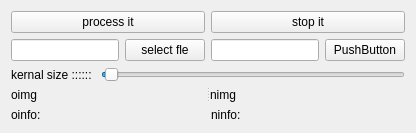
      <widget class="QWidget" name="tab_12">
       <attribute name="title">
        <string>remap</string>
       </attribute>
       <layout class="QVBoxLayout" name="verticalLayout_12">
        <item>
         <layout class="QHBoxLayout" name="horizontalLayout_77">
          <item>
           <widget class="QPushButton" name="pushButton_73">
            <property name="text">
             <string>process it</string>
            </property>
           </widget>
          </item>
          <item>
           <widget class="QPushButton" name="pushButton_74">
            <property name="text">
             <string>stop it</string>
            </property>
           </widget>
          </item>
         </layout>
        </item>
        <item>
         <layout class="QHBoxLayout" name="horizontalLayout_78">
          <item>
           <widget class="QLineEdit" name="lineEdit_37"/>
          </item>
          <item>
           <widget class="QPushButton" name="pushButton_75">
            <property name="text">
             <string>select fle</string>
            </property>
           </widget>
          </item>
          <item>
           <widget class="QLineEdit" name="lineEdit_38"/>
          </item>
          <item>
           <widget class="QPushButton" name="pushButton_76">
            <property name="text">
             <string>PushButton</string>
            </property>
           </widget>
          </item>
         </layout>
        </item>
        <item>
         <layout class="QHBoxLayout" name="horizontalLayout_76">
          <item>
           <widget class="QLabel" name="label_107">
            <property name="text">
             <string>kernal size :::::: </string>
            </property>
           </widget>
          </item>
          <item>
           <widget class="QSlider" name="horizontalSlider_23">
            <property name="maximum">
             <number>100</number>
            </property>
            <property name="singleStep">
             <number>1</number>
            </property>
            <property name="pageStep">
             <number>10</number>
            </property>
            <property name="value">
             <number>1</number>
            </property>
            <property name="orientation">
             <enum>Qt::Horizontal</enum>
            </property>
           </widget>
          </item>
         </layout>
        </item>
        <item>
         <widget class="QSplitter" name="splitter_19">
          <property name="sizePolicy">
           <sizepolicy hsizetype="Expanding" vsizetype="Expanding">
            <horstretch>0</horstretch>
            <verstretch>0</verstretch>
           </sizepolicy>
          </property>
          <property name="orientation">
           <enum>Qt::Horizontal</enum>
          </property>
          <widget class="QLabel" name="label_105">
           <property name="sizePolicy">
            <sizepolicy hsizetype="Preferred" vsizetype="Expanding">
             <horstretch>0</horstretch>
             <verstretch>0</verstretch>
            </sizepolicy>
           </property>
           <property name="text">
            <string>oimg</string>
           </property>
          </widget>
          <widget class="QWidget" name="layoutWidget_27">
           <layout class="QGridLayout" name="gridLayout_19">
            <item row="0" column="0">
             <widget class="QLabel" name="label_106">
              <property name="sizePolicy">
               <sizepolicy hsizetype="Preferred" vsizetype="Preferred">
                <horstretch>0</horstretch>
                <verstretch>0</verstretch>
               </sizepolicy>
              </property>
              <property name="text">
               <string>nimg</string>
              </property>
             </widget>
            </item>
           </layout>
          </widget>
         </widget>
        </item>
        <item>
         <layout class="QHBoxLayout" name="horizontalLayout_75">
          <item>
           <widget class="QLabel" name="label_103">
            <property name="sizePolicy">
             <sizepolicy hsizetype="Preferred" vsizetype="Minimum">
              <horstretch>0</horstretch>
              <verstretch>0</verstretch>
             </sizepolicy>
            </property>
            <property name="maximumSize">
             <size>
              <width>16777215</width>
              <height>32</height>
             </size>
            </property>
            <property name="text">
             <string>oinfo:</string>
            </property>
           </widget>
          </item>
          <item>
           <widget class="QLabel" name="label_104">
            <property name="sizePolicy">
             <sizepolicy hsizetype="Preferred" vsizetype="Minimum">
              <horstretch>0</horstretch>
              <verstretch>0</verstretch>
             </sizepolicy>
            </property>
            <property name="maximumSize">
             <size>
              <width>16777215</width>
              <height>32</height>
             </size>
            </property>
            <property name="text">
             <string>ninfo:</string>
            </property>
           </widget>
          </item>
         </layout>
        </item>
       </layout>
      </widget>
